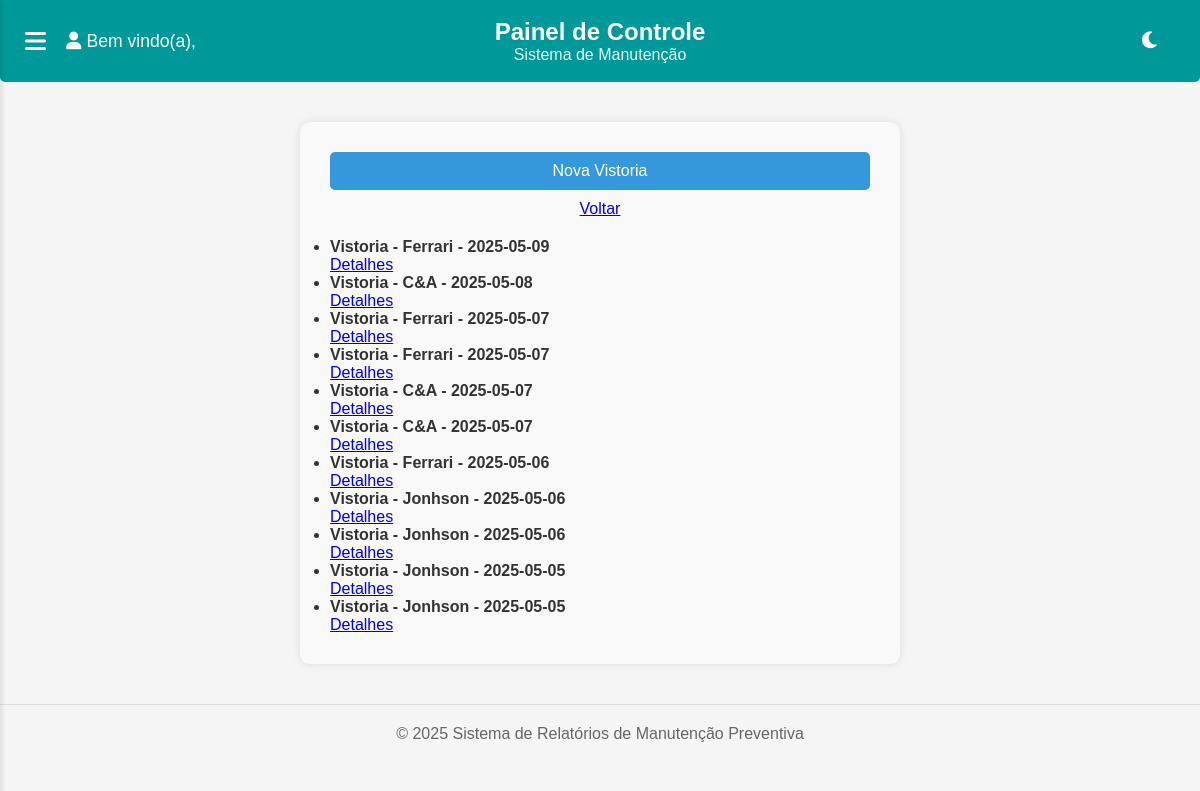
Page /vistorias/ on the earlier database version.
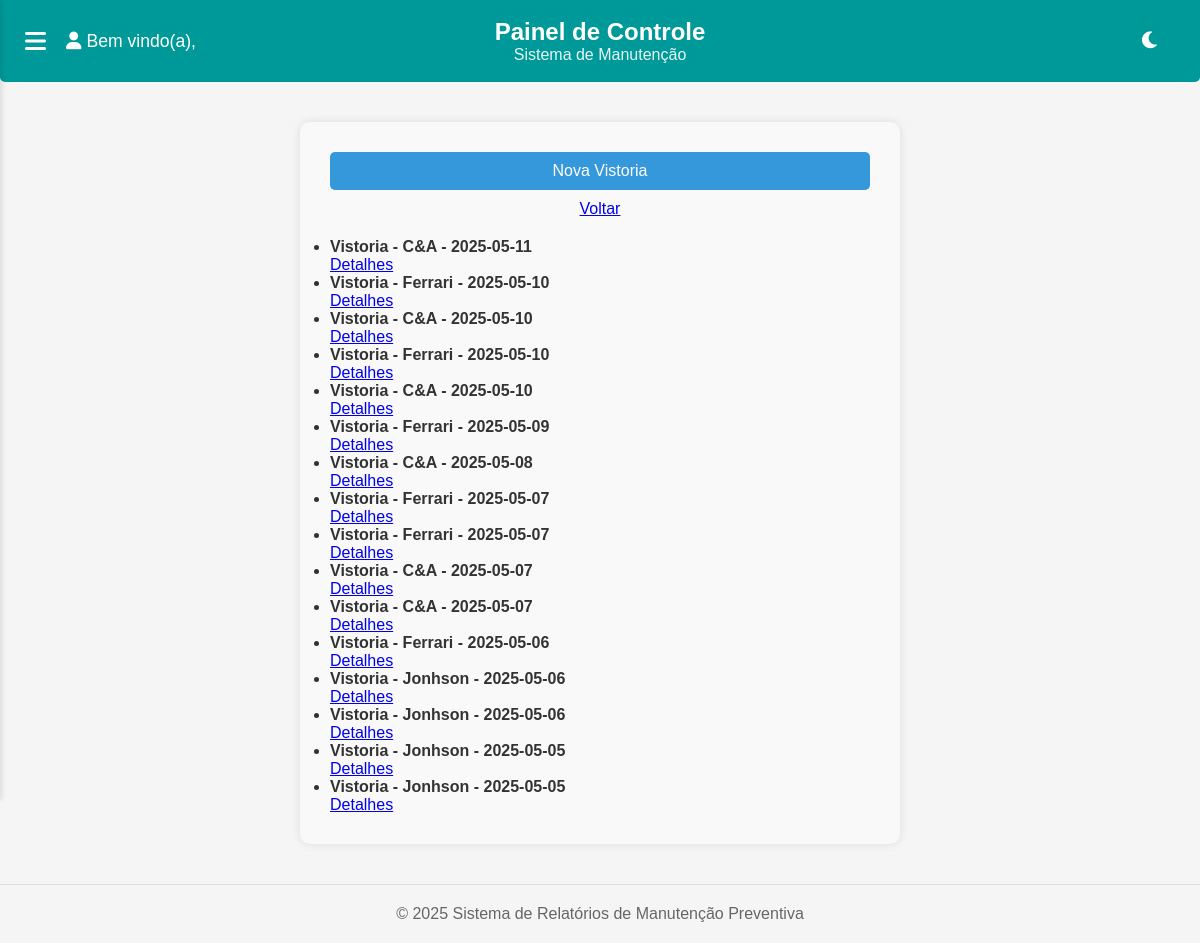
Same page on the later database version.
### vistorias/models.py (models this page shows, shortened)
class Vistoria(models.Model):
    STATUS_CHOICES = (
        ('em_andamento', 'Em andamento'),
        ('finalizada', 'Finalizada'),
    )
    cliente = models.ForeignKey(Cliente, on_delete=models.CASCADE)
    unidade = models.CharField(max_length=100)
    sublocal = models.CharField(max_length=100, blank=True)
    data = models.DateField(auto_now_add=True)
    horario_inicio = models.TimeField(null=False, blank=False, default=now)
    horario_fim = models.TimeField(null=True, blank=True)
    observacoes_gerais = models.TextField(blank=True)
    status = models.CharField(max_length=20, choices=STATUS_CHOICES, default='em_andamento')
    realizada_por = models.ForeignKey(
        Usuario, on_delete=models.SET_NULL, null=True, blank=True
    )
    criado_em = models.DateTimeField(auto_now_add=True)
    atualizado_em = models.DateTimeField(auto_now=True)
    class Meta:
        ordering = ['-data', '-criado_em']
    def __str__(self):
        return f"Vistoria - {self.cliente.nome_fantasia} - {self.data}"

### clientes/models.py (models this page shows, shortened)
class Cliente(models.Model):
    nome_fantasia = models.CharField(max_length=255)
    razao_social = models.CharField(max_length=255, blank=True)
    cnpj = models.CharField(max_length=18, unique=True)
    email = models.EmailField(blank=True)
    endereco = models.CharField(max_length=255)
    sigla = models.CharField(max_length=50, blank=True, verbose_name='Sigla do Cliente')
    unidade = models.CharField(max_length=100, blank=True)
    sub_local = models.CharField(max_length=100, blank=True, verbose_name='Sub-local')
    responsavel = models.CharField(max_length=255, blank=True)
    logo = models.ImageField(upload_to='clientes/logos/', null=True, blank=True)
    numero_contrato = models.CharField(max_length=100, blank=True)
    data_inicio_contrato = models.DateField(null=True, blank=True)
    data_vencimento_contrato = models.DateField(null=True, blank=True)
    data_cadastro = models.DateTimeField(default=timezone.now, editable=False)

### vistorias/views.py (the view)
# urls.py: path('', views.listar_vistorias, name='listar_vistorias'),
def listar_vistorias(request):
    vistorias = Vistoria.objects.all()
    return render(request, 'vistorias/listar_vistorias.html', {'vistorias': vistorias})

### vistorias/templates/vistorias/listar_vistorias.html (shortened to what this page needs)
{% extends 'base.html' %}
{% load static %}
{% block extrahead %}
    <link rel="stylesheet" href="{% static 'css/usuario.css' %}">
{% endblock %}
{% block content %}
<div class="form-container">
    <a href="{% url 'vistorias:criar_vistoria' %}">
        <button type="button">Nova Vistoria</button>
    </a>
    <a href="{% url 'core:dashboard' %}" style="display:block; text-align:center; margin-top:10px;">Voltar</a>
    <ul style="margin-top: 20px;">
        {% for vistoria in vistorias %}
            <li>
                <strong>{{ vistoria }}</strong>
                <br>
                <a href="{% url 'vistorias:detalhes_vistoria' vistoria.id %}">Detalhes</a>
            </li>
        {% empty %}
            <li>Nenhuma vistoria registrada.</li>
        {% endfor %}
    </ul>
</div>
{% endblock %}

### templates/base.html (shortened to what this page needs)
{% load static %}
<!DOCTYPE html>
<html lang="pt-br">
<head>
    <link rel="stylesheet" href="https://cdnjs.cloudflare.com/ajax/libs/font-awesome/6.0.0/css/all.min.css">
    <link rel="stylesheet" href="{% static 'css/global.css' %}">
    <link rel="stylesheet" href="{% static 'css/dashboard.css' %}">
    {% block extrahead %}{% endblock %}
</head>
<body>
    <div class="main-content">
        <div class="header">
            <div class="header-left">
                <button class="menu-toggle" id="menuToggle">
                    <i class="fas fa-bars"></i>
                </button>
                <div class="welcome-message">
                    <a href="{% url 'core:dashboard' %}" style="text-decoration: none; color: inherit;"><i class="fas fa-user"></i></a>
                    <p>Bem vindo(a),</p><br/>
                </div>
            </div>
            <div class="header-center">
                <div class="header-titles">
                    <h1>Painel de Controle</h1>
                    <h2>Sistema de Manutenção</h2>
                </div>
            </div>
            <div class="header-right">
                <button class="theme-toggle" id="themeToggle">
                </button>
            </div>
        </div>
        <div class="container">
            {% block content %}{% endblock %}
        </div>
        <div class="footer">
            <p>© 2025 Sistema de Relatórios de Manutenção Preventiva</p>
        </div>
    </div>
</body>
</html>

### static/css/global.css (style rules this page uses)
* { margin: 0; padding: 0; box-sizing: border-box; font-family: Arial, sans-serif; }
:root { --primary-color: #009999; --secondary-color: #008080; --background-color: #f5f5f5; --card-background: white; --subcard-background: #f0f0f0; --text-color: #333; --text-secondary: #666; }
body { background-color: var(--background-color); color: var(--text-color); min-height: 100vh; margin: 0; display: flex; flex-direction: column; }
.container { max-width: 1200px; margin: 0 auto; }
.main-content { margin-left: 0; flex: 1; transition: margin-left 0.3s ease; }
.header { background-color: var(--primary-color); color: white; padding: 20px; border-radius: 0 0 5px 5px; margin-bottom: 20px; display: flex; justify-content: space-between; align-items: center; position: relative; max-width: 1200px; margin: 0 auto; box-sizing: border-box; }
.header-center { position: absolute; left: 50%; transform: translateX(-50%); text-align: center; }
.header h1 { margin-bottom: 10px; }
.header-left { display: flex; align-items: center; }
.welcome-message { display: flex; align-items: center; gap: 5px; font-size: 1.1em; margin-left: 15px; white-space: nowrap; }
.header-titles { display: flex; flex-direction: column; align-items: center; justify-content: center; flex: 1; text-align: center; }
.header-titles h1 { font-size: 1.5em; margin: 0; }
.header-titles h2 { font-size: 1em; font-weight: normal; margin: 0; opacity: 0.9; }
.menu-toggle { background: none; border: none; color: white; cursor: pointer; font-size: 1.5em; display: flex; align-items: center; padding: 5px; }
.theme-toggle { background: none; border: none; color: white; cursor: pointer; font-size: 1.2em; }
button { background-color: #009999; color: white; border: none; padding: 10px 20px; border-radius: 5px; cursor: pointer; font-size: 14px; transition: all 0.3s ease; }
.footer { bottom: 0; padding: 20px; text-align: center; margin-top: 20px; color: #666; border-top: 1px solid #dddddd; }

### static/css/usuario.css (style rules this page uses)
.form-container { max-width: 600px; margin: 40px auto; background-color: #f9f9f9; padding: 30px; border-radius: 10px; box-shadow: 0 0 10px rgba(0, 0, 0, 0.1); }
.form-container button { width: 100%; padding: 10px; background-color: #3498db; border: none; color: white; font-size: 16px; border-radius: 5px; cursor: pointer; }

Differences in the rows shown:
added Vistoria: cliente+data "Vistoria - C&A - 2025-05-11"
added Vistoria: cliente+data "Vistoria - Ferrari - 2025-05-10"
added Vistoria: cliente+data "Vistoria - C&A - 2025-05-10"
added Vistoria: cliente+data "Vistoria - Ferrari - 2025-05-10"
added Vistoria: cliente+data "Vistoria - C&A - 2025-05-10"
